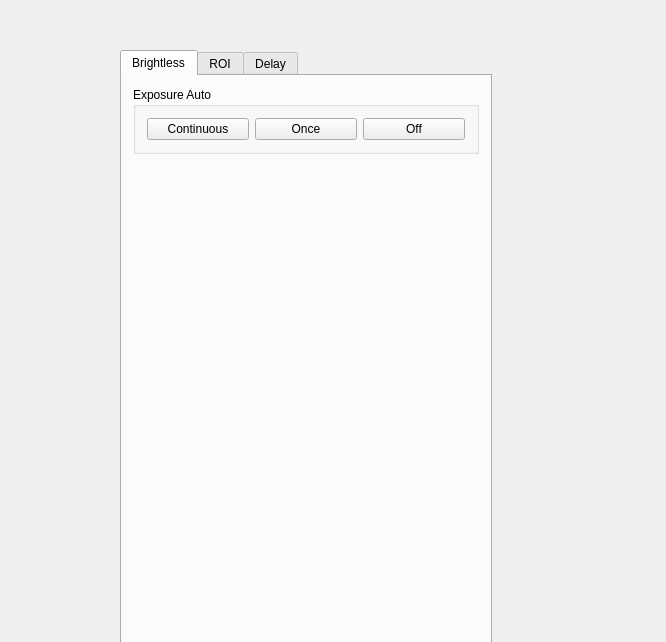
<?xml version="1.0" encoding="UTF-8"?>
<ui version="4.0">
 <class>QtGuiSetupSensor</class>
 <widget class="QWidget" name="QtGuiSetupSensor">
  <property name="geometry">
   <rect>
    <x>0</x>
    <y>0</y>
    <width>666</width>
    <height>642</height>
   </rect>
  </property>
  <property name="windowTitle">
   <string>QtGuiSetupSensor</string>
  </property>
  <widget class="QTabWidget" name="setupSensorParams">
   <property name="geometry">
    <rect>
     <x>120</x>
     <y>50</y>
     <width>372</width>
     <height>632</height>
    </rect>
   </property>
   <property name="sizePolicy">
    <sizepolicy hsizetype="Expanding" vsizetype="Expanding">
     <horstretch>0</horstretch>
     <verstretch>0</verstretch>
    </sizepolicy>
   </property>
   <property name="maximumSize">
    <size>
     <width>700</width>
     <height>16777215</height>
    </size>
   </property>
   <property name="layoutDirection">
    <enum>Qt::LeftToRight</enum>
   </property>
   <property name="currentIndex">
    <number>0</number>
   </property>
   <widget class="QWidget" name="tab_brightless">
    <attribute name="title">
     <string>Brightless</string>
    </attribute>
    <layout class="QVBoxLayout" name="verticalLayout">
     <item>
      <widget class="QGroupBox" name="GB_exprosure">
       <property name="title">
        <string>Exposure Auto</string>
       </property>
       <layout class="QHBoxLayout" name="horizontalLayout_5">
        <item>
         <widget class="QPushButton" name="PB_continuous">
          <property name="text">
           <string>Continuous</string>
          </property>
         </widget>
        </item>
        <item>
         <widget class="QPushButton" name="PB_once">
          <property name="text">
           <string>Once</string>
          </property>
         </widget>
        </item>
        <item>
         <widget class="QPushButton" name="PB_off">
          <property name="text">
           <string>Off</string>
          </property>
         </widget>
        </item>
       </layout>
      </widget>
     </item>
     <item>
      <spacer name="verticalSpacer_2">
       <property name="orientation">
        <enum>Qt::Vertical</enum>
       </property>
       <property name="sizeHint" stdset="0">
        <size>
         <width>20</width>
         <height>40</height>
        </size>
       </property>
      </spacer>
     </item>
    </layout>
   </widget>
   <widget class="QWidget" name="tab_roi">
    <attribute name="title">
     <string>ROI</string>
    </attribute>
    <layout class="QVBoxLayout" name="verticalLayout_2">
     <item>
      <widget class="QGroupBox" name="groupBox">
       <property name="sizePolicy">
        <sizepolicy hsizetype="Preferred" vsizetype="Preferred">
         <horstretch>0</horstretch>
         <verstretch>0</verstretch>
        </sizepolicy>
       </property>
       <property name="title">
        <string>Image Format</string>
       </property>
       <layout class="QGridLayout" name="gridLayout_4">
        <item row="0" column="0">
         <widget class="QLabel" name="label_2">
          <property name="text">
           <string>Pixel Format:</string>
          </property>
         </widget>
        </item>
        <item row="0" column="1" colspan="3">
         <widget class="QComboBox" name="ComBox_pixelFormat">
          <item>
           <property name="text">
            <string>Mono8</string>
           </property>
          </item>
          <item>
           <property name="text">
            <string>Mono12</string>
           </property>
          </item>
          <item>
           <property name="text">
            <string>Mono12Packed</string>
           </property>
          </item>
         </widget>
        </item>
        <item row="1" column="0" colspan="2">
         <widget class="QLabel" name="label_3">
          <property name="text">
           <string>Binning Horizontal:</string>
          </property>
         </widget>
        </item>
        <item row="1" column="2">
         <widget class="QSpinBox" name="SpinB_binningHor">
          <property name="minimum">
           <number>1</number>
          </property>
          <property name="maximum">
           <number>8</number>
          </property>
          <property name="value">
           <number>6</number>
          </property>
         </widget>
        </item>
        <item row="1" column="3">
         <widget class="QLabel" name="label_4">
          <property name="text">
           <string>Binning Vertical:</string>
          </property>
         </widget>
        </item>
        <item row="1" column="4">
         <widget class="QSpinBox" name="SpinB_binningVer">
          <property name="minimum">
           <number>1</number>
          </property>
          <property name="maximum">
           <number>11</number>
          </property>
          <property name="value">
           <number>6</number>
          </property>
         </widget>
        </item>
        <item row="1" column="5">
         <spacer name="horizontalSpacer">
          <property name="orientation">
           <enum>Qt::Horizontal</enum>
          </property>
          <property name="sizeType">
           <enum>QSizePolicy::Preferred</enum>
          </property>
          <property name="sizeHint" stdset="0">
           <size>
            <width>67</width>
            <height>20</height>
           </size>
          </property>
         </spacer>
        </item>
       </layout>
      </widget>
     </item>
     <item>
      <widget class="QGroupBox" name="groupBox_2">
       <property name="title">
        <string>ROI</string>
       </property>
       <layout class="QGridLayout" name="gridLayout_6">
        <item row="0" column="0">
         <widget class="MyScrollArea" name="SkrolArea_forRoiWidget">
          <property name="widgetResizable">
           <bool>true</bool>
          </property>
          <widget class="QWidget" name="scrollAreaWidgetContents_3">
           <property name="geometry">
            <rect>
             <x>0</x>
             <y>0</y>
             <width>326</width>
             <height>274</height>
            </rect>
           </property>
           <layout class="QHBoxLayout" name="horizontalLayout_3">
            <item>
             <widget class="Widget" name="setRoiWid" native="true">
              <property name="sizePolicy">
               <sizepolicy hsizetype="Fixed" vsizetype="Fixed">
                <horstretch>0</horstretch>
                <verstretch>0</verstretch>
               </sizepolicy>
              </property>
              <property name="minimumSize">
               <size>
                <width>256</width>
                <height>256</height>
               </size>
              </property>
              <property name="maximumSize">
               <size>
                <width>256</width>
                <height>256</height>
               </size>
              </property>
             </widget>
            </item>
           </layout>
          </widget>
         </widget>
        </item>
        <item row="1" column="0">
         <widget class="QGroupBox" name="groupBox_3">
          <property name="title">
           <string>ROI coordinate</string>
          </property>
          <layout class="QGridLayout" name="gridLayout">
           <item row="1" column="1">
            <widget class="QSpinBox" name="SpinB_height">
             <property name="maximum">
              <number>3248</number>
             </property>
            </widget>
           </item>
           <item row="0" column="0">
            <widget class="QLabel" name="label_5">
             <property name="text">
              <string>OffsetY</string>
             </property>
            </widget>
           </item>
           <item row="1" column="0">
            <widget class="QLabel" name="label_7">
             <property name="text">
              <string>Height</string>
             </property>
            </widget>
           </item>
           <item row="0" column="1">
            <widget class="QSpinBox" name="SpinB_ofsetY">
             <property name="maximum">
              <number>3248</number>
             </property>
            </widget>
           </item>
           <item row="0" column="3">
            <widget class="QSpinBox" name="SpinB_ofsetX">
             <property name="maximum">
              <number>4872</number>
             </property>
            </widget>
           </item>
           <item row="1" column="2">
            <widget class="QLabel" name="label_8">
             <property name="text">
              <string>Width</string>
             </property>
            </widget>
           </item>
           <item row="0" column="2">
            <widget class="QLabel" name="label_6">
             <property name="text">
              <string>OffsetX</string>
             </property>
            </widget>
           </item>
           <item row="1" column="3">
            <widget class="QSpinBox" name="SpinB_width">
             <property name="maximum">
              <number>4872</number>
             </property>
            </widget>
           </item>
          </layout>
         </widget>
        </item>
        <item row="2" column="0">
         <layout class="QHBoxLayout" name="horizontalLayout">
          <item>
           <widget class="QPushButton" name="PB_full">
            <property name="text">
             <string>Full</string>
            </property>
           </widget>
          </item>
          <item>
           <widget class="QPushButton" name="PB_oneQuarter">
            <property name="text">
             <string>1/4</string>
            </property>
           </widget>
          </item>
          <item>
           <widget class="QPushButton" name="PB_oneEighth">
            <property name="text">
             <string>1/8</string>
            </property>
           </widget>
          </item>
         </layout>
        </item>
        <item row="3" column="0">
         <layout class="QHBoxLayout" name="horizontalLayout_2" stretch="1,1,1">
          <item>
           <spacer name="horizontalSpacer_2">
            <property name="orientation">
             <enum>Qt::Horizontal</enum>
            </property>
            <property name="sizeHint" stdset="0">
             <size>
              <width>40</width>
              <height>20</height>
             </size>
            </property>
           </spacer>
          </item>
          <item>
           <widget class="QPushButton" name="PB_setRoi">
            <property name="text">
             <string>Set ROI</string>
            </property>
           </widget>
          </item>
          <item>
           <spacer name="horizontalSpacer_3">
            <property name="orientation">
             <enum>Qt::Horizontal</enum>
            </property>
            <property name="sizeHint" stdset="0">
             <size>
              <width>40</width>
              <height>20</height>
             </size>
            </property>
           </spacer>
          </item>
         </layout>
        </item>
       </layout>
      </widget>
     </item>
     <item>
      <spacer name="verticalSpacer">
       <property name="orientation">
        <enum>Qt::Vertical</enum>
       </property>
       <property name="sizeHint" stdset="0">
        <size>
         <width>20</width>
         <height>40</height>
        </size>
       </property>
      </spacer>
     </item>
    </layout>
   </widget>
   <widget class="QWidget" name="tab_delay">
    <attribute name="title">
     <string>Delay</string>
    </attribute>
    <layout class="QVBoxLayout" name="verticalLayout_3">
     <item>
      <layout class="QHBoxLayout" name="horizontalLayout_4" stretch="2,1,2">
       <item>
        <widget class="QLabel" name="label">
         <property name="text">
          <string>Trigger interval</string>
         </property>
        </widget>
       </item>
       <item>
        <widget class="QSpinBox" name="spinB_trigerDelay">
         <property name="maximum">
          <number>10000</number>
         </property>
         <property name="value">
          <number>23</number>
         </property>
        </widget>
       </item>
       <item>
        <spacer name="horizontalSpacer_4">
         <property name="orientation">
          <enum>Qt::Horizontal</enum>
         </property>
         <property name="sizeHint" stdset="0">
          <size>
           <width>40</width>
           <height>20</height>
          </size>
         </property>
        </spacer>
       </item>
      </layout>
     </item>
     <item>
      <spacer name="verticalSpacer_3">
       <property name="orientation">
        <enum>Qt::Vertical</enum>
       </property>
       <property name="sizeHint" stdset="0">
        <size>
         <width>20</width>
         <height>557</height>
        </size>
       </property>
      </spacer>
     </item>
    </layout>
   </widget>
  </widget>
 </widget>
 <layoutdefault spacing="6" margin="11"/>
 <customwidgets>
  <customwidget>
   <class>Widget</class>
   <extends>QWidget</extends>
   <header>widget.h</header>
   <container>1</container>
  </customwidget>
  <customwidget>
   <class>MyScrollArea</class>
   <extends>QScrollArea</extends>
   <header>myscrollarea.h</header>
   <container>1</container>
  </customwidget>
 </customwidgets>
 <resources/>
 <connections/>
</ui>
